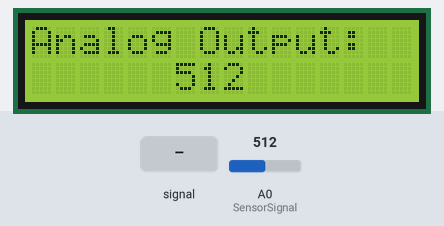
A sketch run on a simulated Arduino Uno, built with avr-gcc and run on an emulated ATmega328P. Shown: 16×2 character LCD. Inputs (shaded band) come from the test bench; at power-on: A0 (SensorSignal) = 512.

Above: at 1.2 s.
1.3 s: A0 (SensorSignal) fed a 200 Hz sine of ±81 counts around its level
At 2.9 s:
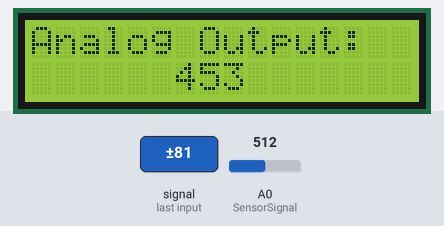
4.6 s: A0 (SensorSignal) set to 716
At 6.1 s:
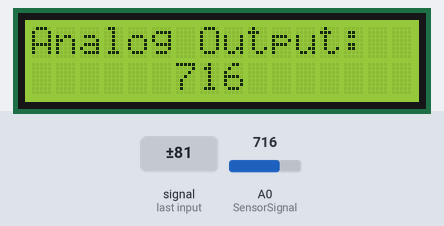
6.7 s: A0 (SensorSignal) fed a 1000 Hz sine of ±255 counts around its level
At 8.1 s:
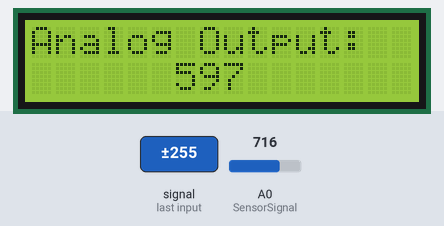
9.8 s: A0 (SensorSignal) set to 900
At 11.4 s:
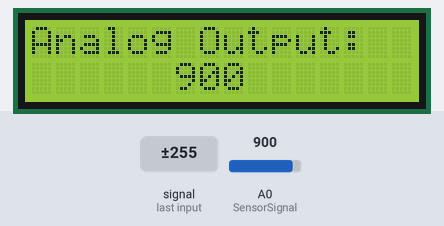
11.8 s: A0 (SensorSignal) set to 1023
At 13.8 s:
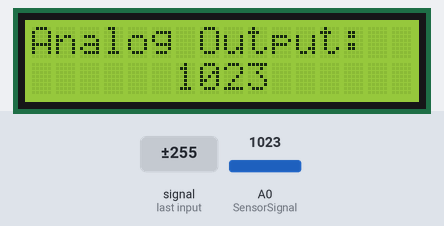
Timing chart, 0 to 14.9 s (numbered marks = the images above; inputs shaded):
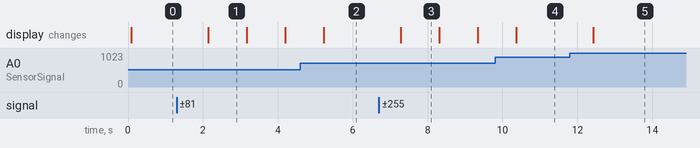

The sketch:

Code-ni-Jonas.ino
```cpp
//LCD
#include <LiquidCrystal_I2C.h>
LiquidCrystal_I2C lcd(0x27, 16, 2);

//Sensor
const int SensorPower = 2;
#define SensorSignal A0
int val;

void setup() {
lcd.begin();
pinMode(SensorPower, OUTPUT);
digitalWrite(SensorPower, LOW);
}

void loop() {
  lcd.setCursor(0, 0);
  lcd.print("Analog Output:");
  lcd.setCursor(6, 1);
  lcd.print(value());
  delay(1000);
}
int value() {
digitalWrite(SensorPower, HIGH);
delay(10);
val = analogRead(SensorSignal);
digitalWrite(SensorPower, LOW);
return val;
}
```

Measured:
- after the input at 1.3 s, the display: changes after 0.85 s (image 1)
- after the input at 6.7 s, the display: changes after 0.58 s (image 3)
- after the input at 11.8 s, the display: changes after 0.62 s (image 5)
- what the display in image 1 shows lasts 1.1 s, from 2.1 s to 3.2 s
